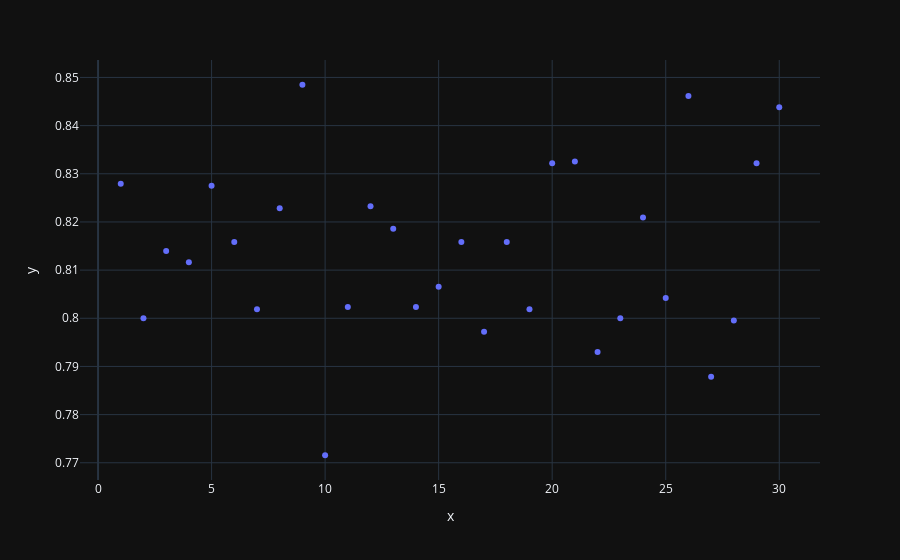

Here is the notebook cell this chart was saved with:
### Markdown cell above
### Plot accuracy

### Code cell
fig = px.scatter(x = range(1,len(n_scores)+1), y = n_scores)
fig.show()

### Figure 1 — Plotly figure (JSON) as saved in the notebook; plotly's stock layout.template omitted (floating-point values rounded to 4 significant figures)
{"data": [{"hovertemplate": "x=%{x}<br>y=%{y}<extra></extra>", "legendgroup": "", "marker": {"color": "#636efa", "symbol": "circle"}, "mode": "markers", "name": "", "orientation": "v", "showlegend": false, "x": [1, 2, 3, 4, 5, 6, 7, 8, 9, 10, 11, 12, 13, 14, 15, 16, 17, 18, 19, 20, 21, 22, 23, 24, 25, 26, 27, 28, 29, 30], "xaxis": "x", "y": [0.8279, 0.8, 0.814, 0.8116, 0.8275, 0.8159, 0.8019, 0.8228, 0.8485, 0.7716, 0.8023, 0.8233, 0.8186, 0.8023, 0.8065, 0.8159, 0.7972, 0.8159, 0.8019, 0.8322, 0.8326, 0.793, 0.8, 0.8209, 0.8042, 0.8462, 0.7879, 0.7995, 0.8322, 0.8438], "yaxis": "y", "type": "scatter"}], "layout": {"xaxis": {"anchor": "y", "domain": [0.0, 1.0], "title": {"text": "x"}}, "yaxis": {"anchor": "x", "domain": [0.0, 1.0], "title": {"text": "y"}}, "legend": {"tracegroupgap": 0}, "margin": {"t": 60}}}
